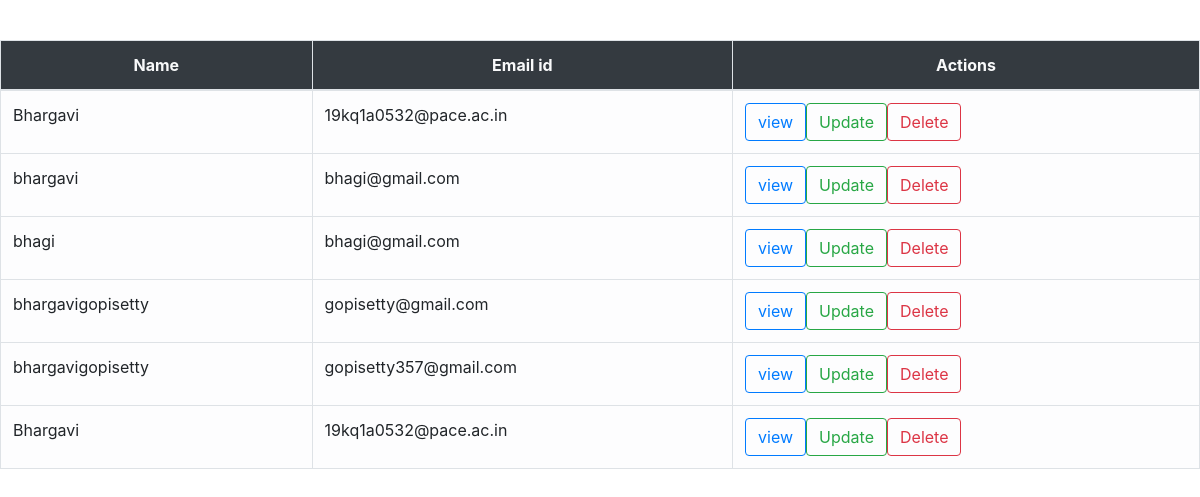
The app's page /display/ with its own data.
### FirstApp/models.py (models this page shows, shortened)
class Register(models.Model):
	name = models.CharField(max_length = 50)
	email = models.EmailField(max_length = 50)

### FirstApp/views.py (the view)
# urls.py: path('display/',views.display,name='dt'),
def display(request):
	data = Register.objects.all()
	return render(request,'html/display1.html',{'data':data})

### FirstApp/templates/html/display1.html (shortened to what this page needs)
{% load static %}
<!DOCTYPE html>
<html>
<head>
</head>
<body>
	<table class=table table-borderless col-md-6">
<link rel="stylesheet" type="text/css" href="{% static 'css/bootstrap.min.css' %}">
</head>
<body>
	<div class="container mt-4">
		<div class="table="col-md">
			<table class="table table-bordered table-light">
		    <thead class="bg-dark text-center text-light">
		    	<th>Name</th>
		    	<th>Email id</th>
		    	<th>Actions</th>
		    </thead>
		    <tbody>
                {% for row in data %}
                <tr>
                	<td>{{row.name}}</td>
                	<td>{{row.email}}</td>
                	<td><a href="{% url 'sv' row.id %}" class="btn btn-outline-primary">view</a><a href="{% url 'sup' row.id %}" class="btn btn-outline-success">Update</a><a href="{% url 'sd' row.id %}"class="btn btn-outline-danger">Delete</a></td>
                </tr>
                {% endfor %}
            </tbody>
            </table>
        </div>
    </div>
</body>
</html>

### records on screen
Register: name "Bhargavi", email "19kq1a0532@pace.ac.in"
Register: name "bhargavi", email "bhagi@gmail.com"
Register: name "bhagi", email "bhagi@gmail.com"
Register: name "bhargavigopisetty", email "gopisetty@gmail.com"
Register: name "bhargavigopisetty", email "gopisetty357@gmail.com"
Register: name "Bhargavi", email "19kq1a0532@pace.ac.in"
